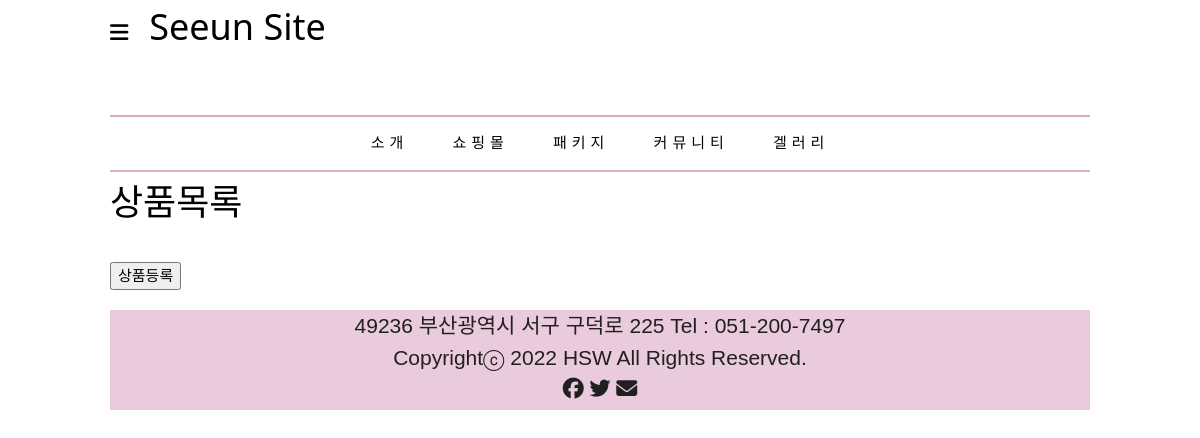
/product/, run on an earlier commit of the app's database.
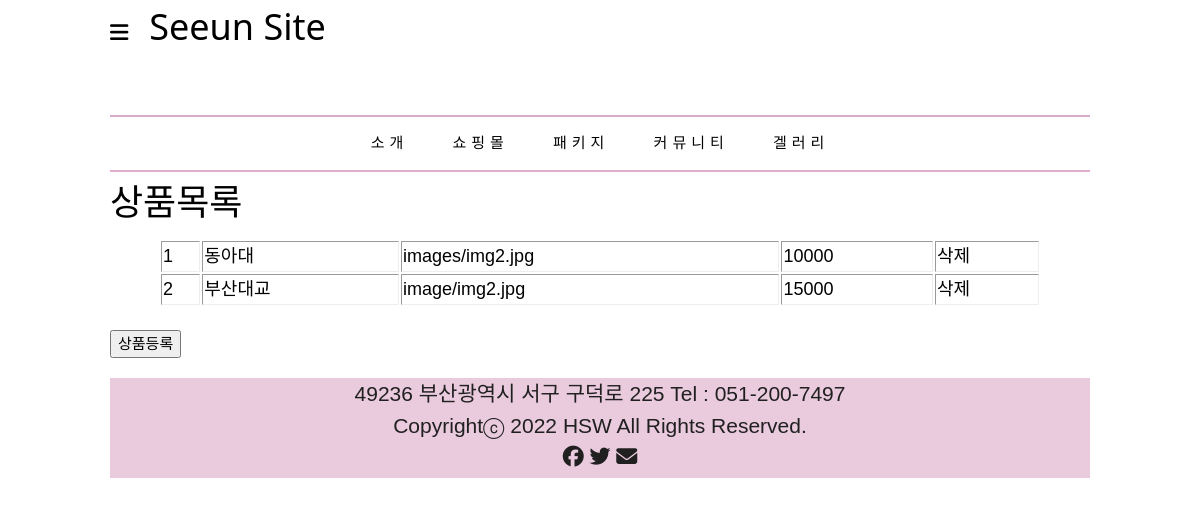
And on a later commit of the database.
### product/models.py (models this page shows)
class Products(models.Model):
    name=models.CharField(max_length = 20)
    img=models.CharField(max_length = 25)
    price=models.IntegerField()

### product/views.py (the view)
# urls.py: path('product/', include('product.urls')),
def product(request):
    p= Products.objects.all().values()
    return render(request, 'p_list.html', {'p': p})

### product/templates/p_list.html
{% extends 'base.html' %}
{% block content %}
<h1> 상품목록</h1>
<table border="1">
    {% for x in p %}
    <tr>
        <td><a href="update/{{x.id}}">{{x.id}}</a></td>
        <td>{{x.name}}</td>
        <td>{{x.img}}</td>
        <td>{{x.price}}</td>
        <td><a href="delete/{{x.id}}">삭제</a></td>
    </tr>
    {% endfor %}
</table>
<br>
<button><a href="add/"> 상품등록 </a></button>
{% endblock %}

What changed in the data, as far as the page shows it:
added Products: id "1", name "동아대", img "images/img2.jpg", price "10000"
added Products: id "2", name "부산대교", img "image/img2.jpg", price "15000"
